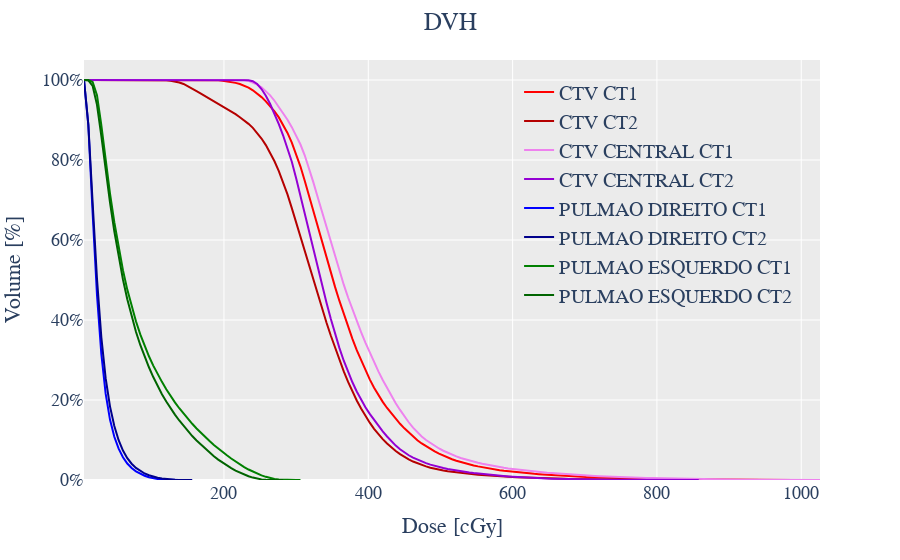

Write notebook code for a chart like this one.
### Code cell
def get_layout(fig, title):

    return fig.update_layout(
        title=title,
        title_x=0.5,
        hovermode= 'x', #"x unified",
        height=720,
        # width=920,
        font=dict(
            family="Ubuntu",
            size=18,
        ),
        plot_bgcolor="#ebebeb",
        legend=dict(
            x=0.78,
            y=0.97,
            xanchor="center",
            yanchor="top",
            bgcolor="rgba(0, 0, 0, 0)",
            font=dict(size=20),
            title = ''
        ),
    )



fig = px.line(
    df,
    x="dose",
    y="volume",
    color='roi',
    # hover_name="tile_id",
    labels={
        "dose": f"Dose [cGy]",
        "volume": f"Volume [%]",
    },
    color_discrete_map=colors,
    category_orders = {'roi':legend_order},
    
)


fig = get_layout(fig, title=f"DVH")
fig.update_yaxes(ticksuffix="%", showgrid=True)  # the y-axis is in dollars
fig.update_traces(line=dict(width=2))
fig.update(layout_yaxis_range = [0,105])

### Figure 1 — Plotly figure (JSON) as saved in the notebook; plotly's stock layout.template omitted (floating-point values rounded to 4 significant figures; data arrays with more than 128 entries replaced by an {"elided": "..."} marker saying what was removed)
{"data": [{"hovertemplate": "roi=CTV CT1<br>Dose [cGy]=%{x}<br>Volume [%]=%{y}<extra></extra>", "legendgroup": "CTV CT1", "line": {"color": "red", "dash": "solid", "width": 2}, "marker": {"symbol": "circle"}, "mode": "lines", "name": "CTV CT1", "orientation": "v", "showlegend": true, "type": "scatter", "x": {"elided": "167 int values"}, "xaxis": "x", "y": {"elided": "167 float values"}, "yaxis": "y"}, {"hovertemplate": "roi=CTV CT2<br>Dose [cGy]=%{x}<br>Volume [%]=%{y}<extra></extra>", "legendgroup": "CTV CT2", "line": {"color": "#B50000", "dash": "solid", "width": 2}, "marker": {"symbol": "circle"}, "mode": "lines", "name": "CTV CT2", "orientation": "v", "showlegend": true, "type": "scatter", "x": {"elided": "160 int values"}, "xaxis": "x", "y": {"elided": "160 float values"}, "yaxis": "y"}, {"hovertemplate": "roi=CTV CENTRAL CT1<br>Dose [cGy]=%{x}<br>Volume [%]=%{y}<extra></extra>", "legendgroup": "CTV CENTRAL CT1", "line": {"color": "violet", "dash": "solid", "width": 2}, "marker": {"symbol": "circle"}, "mode": "lines", "name": "CTV CENTRAL CT1", "orientation": "v", "showlegend": true, "type": "scatter", "x": {"elided": "171 int values"}, "xaxis": "x", "y": {"elided": "171 float values"}, "yaxis": "y"}, {"hovertemplate": "roi=CTV CENTRAL CT2<br>Dose [cGy]=%{x}<br>Volume [%]=%{y}<extra></extra>", "legendgroup": "CTV CENTRAL CT2", "line": {"color": "darkviolet", "dash": "solid", "width": 2}, "marker": {"symbol": "circle"}, "mode": "lines", "name": "CTV CENTRAL CT2", "orientation": "v", "showlegend": true, "type": "scatter", "x": {"elided": "143 int values"}, "xaxis": "x", "y": {"elided": "143 float values"}, "yaxis": "y"}, {"hovertemplate": "roi=PULMAO DIREITO CT1<br>Dose [cGy]=%{x}<br>Volume [%]=%{y}<extra></extra>", "legendgroup": "PULMAO DIREITO CT1", "line": {"color": "blue", "dash": "solid", "width": 2}, "marker": {"symbol": "circle"}, "mode": "lines", "name": "PULMAO DIREITO CT1", "orientation": "v", "showlegend": true, "type": "scatter", "x": [6, 12, 18, 24, 30, 36, 42, 48, 54, 60, 66, 72, 78, 84, 90, 96, 102, 108, 114, 120, 126, 132, 138, 144], "xaxis": "x", "y": [100.0, 88.77, 66.54, 46.23, 31.51, 21.59, 15.12, 10.8, 7.827, 5.684, 4.112, 2.995, 2.165, 1.552, 1.073, 0.702, 0.445, 0.257, 0.13, 0.055, 0.017, 0.004, 0.001, 0], "yaxis": "y"}, {"hovertemplate": "roi=PULMAO DIREITO CT2<br>Dose [cGy]=%{x}<br>Volume [%]=%{y}<extra></extra>", "legendgroup": "PULMAO DIREITO CT2", "line": {"color": "darkblue", "dash": "solid", "width": 2}, "marker": {"symbol": "circle"}, "mode": "lines", "name": "PULMAO DIREITO CT2", "orientation": "v", "showlegend": true, "type": "scatter", "x": [6, 12, 18, 24, 30, 36, 42, 48, 54, 60, 66, 72, 78, 84, 90, 96, 102, 108, 114, 120, 126, 132, 138, 144, 150, 156], "xaxis": "x", "y": [100.0, 88.86, 69.25, 50.3, 35.74, 25.45, 18.41, 13.48, 9.937, 7.352, 5.462, 4.073, 3.024, 2.227, 1.632, 1.181, 0.826, 0.553, 0.353, 0.214, 0.12, 0.057, 0.021, 0.005, 0.001, 0], "yaxis": "y"}, {"hovertemplate": "roi=PULMAO ESQUERDO CT1<br>Dose [cGy]=%{x}<br>Volume [%]=%{y}<extra></extra>", "legendgroup": "PULMAO ESQUERDO CT1", "line": {"color": "green", "dash": "solid", "width": 2}, "marker": {"symbol": "circle"}, "mode": "lines", "name": "PULMAO ESQUERDO CT1", "orientation": "v", "showlegend": true, "type": "scatter", "x": [6, 12, 18, 24, 30, 36, 42, 48, 54, 60, 66, 72, 78, 84, 90, 96, 102, 108, 114, 120, 126, 132, 138, 144, 150, 156, 162, 168, 174, 180, 186, 192, 198, 204, 210, 216, 222, 228, 234, 240, 246, 252, 258, 264, 270, 276, 282, 288, 294, 300, 306], "xaxis": "x", "y": [100.0, 100.0, 99.5, 96.21, 88.69, 79.89, 71.66, 64.47, 58.08, 52.46, 47.59, 43.35, 39.67, 36.4, 33.51, 30.93, 28.6, 26.48, 24.53, 22.7, 20.98, 19.4, 17.94, 16.58, 15.29, 14.05, 12.88, 11.79, 10.74, 9.727, 8.763, 7.84, 6.994, 6.173, 5.371, 4.626, 3.893, 3.229, 2.626, 2.086, 1.592, 1.159, 0.791, 0.482, 0.248, 0.107, 0.035, 0.01, 0.003, 0.001, 0], "yaxis": "y"}, {"hovertemplate": "roi=PULMAO ESQUERDO CT2<br>Dose [cGy]=%{x}<br>Volume [%]=%{y}<extra></extra>", "legendgroup": "PULMAO ESQUERDO CT2", "line": {"color": "darkgreen", "dash": "solid", "width": 2}, "marker": {"symbol": "circle"}, "mode": "lines", "name": "PULMAO ESQUERDO CT2", "orientation": "v", "showlegend": true, "type": "scatter", "x": [6, 12, 18, 24, 30, 36, 42, 48, 54, 60, 66, 72, 78, 84, 90, 96, 102, 108, 114, 120, 126, 132, 138, 144, 150, 156, 162, 168, 174, 180, 186, 192, 198, 204, 210, 216, 222, 228, 234, 240, 246, 252, 258, 264, 270, 276, 282], "xaxis": "x", "y": [100.0, 99.89, 98.5, 93.78, 86.05, 77.43, 69.38, 62.18, 55.78, 50.14, 45.21, 40.87, 37.07, 33.76, 30.82, 28.18, 25.74, 23.48, 21.45, 19.61, 17.91, 16.35, 14.88, 13.49, 12.18, 10.98, 9.883, 8.834, 7.817, 6.843, 5.93, 5.101, 4.339, 3.649, 2.975, 2.359, 1.824, 1.347, 0.935, 0.599, 0.335, 0.15, 0.052, 0.014, 0.004, 0.001, 0], "yaxis": "y"}], "layout": {"autosize": true, "font": {"family": "Ubuntu", "size": 18}, "hovermode": "x", "legend": {"bgcolor": "rgba(0, 0, 0, 0)", "font": {"size": 20}, "title": {"text": ""}, "tracegroupgap": 0, "x": 0.78, "xanchor": "center", "y": 0.97, "yanchor": "top"}, "margin": {"t": 60}, "plot_bgcolor": "#ebebeb", "title": {"text": "DVH", "x": 0.5}, "xaxis": {"anchor": "y", "autorange": true, "domain": [0, 1], "range": [6, 1026], "title": {"text": "Dose [cGy]"}, "type": "linear"}, "yaxis": {"anchor": "x", "domain": [0, 1], "range": [0, 105], "showgrid": true, "ticksuffix": "%", "title": {"text": "Volume [%]"}, "type": "linear"}}}
